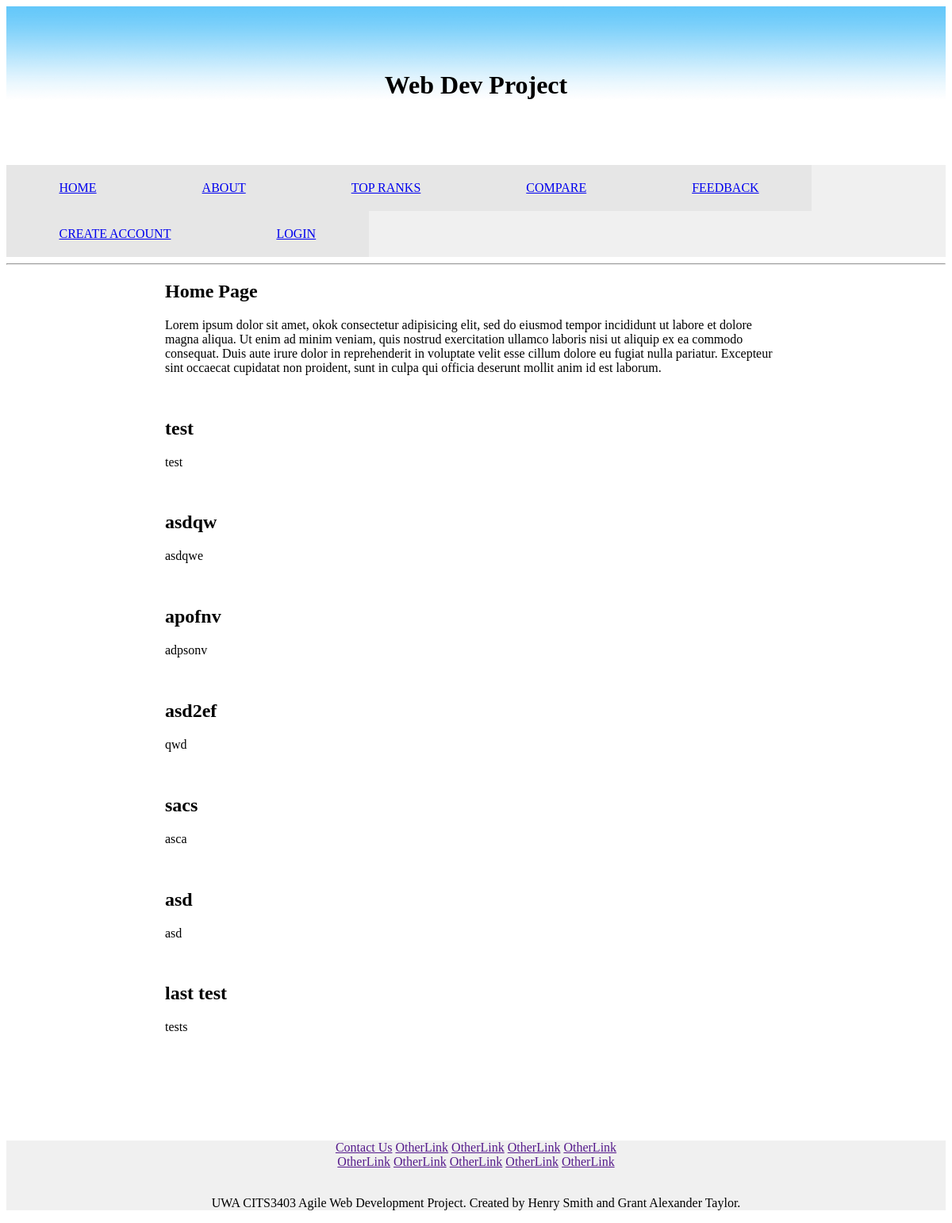
The page /home on the database its author committed.
### app/models.py (models this page shows, shortened)
class Home(db.Model):
    key = db.Column(db.Integer, primary_key=True)
    title = db.Column(db.String())
    heading = db.Column(db.String())
    text = db.Column(db.Text)

### app/routes.py (the view)
@app.route("/")
@app.route("/home")
def home():
    sections = Home.query.all()
    return render_template('home.html', sections=sections)

### app/templates/home.html (shortened to what this page needs)
{% extends "layout.html" %}
{% block content %}
	{% for section in sections %}
	<h2>{{ section.title }}</h2>
	<p>{{ section.text }}</p>
	<br>
	{% endfor %}
{% endblock content %}

### app/static/styles/main.css (style rules this page uses)
body.template { font-style: sans-serif; }

### rows shown on the page
Home: title "Home Page", text "Lorem ipsum dolor sit amet, okok consectetur adipisicing elit, sed do eiusmod tempor incididunt ut labore et dolore magna aliqua. Ut enim ad minim veniam, quis nostrud exercitation ullamco laboris nisi ut aliquip ex ea commodo consequat. Duis aute irure dolor in reprehenderit in voluptate velit esse cillum dolore eu fugiat nulla pariatur. Excepteur sint occaecat cupidatat non proident, sunt in culpa qui officia deserunt mollit anim id est laborum."
Home: title "test", text "test"
Home: title "asdqw", text "asdqwe"
Home: title "apofnv", text "adpsonv"
Home: title "asd2ef", text "qwd"
Home: title "sacs", text "asca"
Home: title "asd", text "asd"
Home: title "last test", text "tests"
